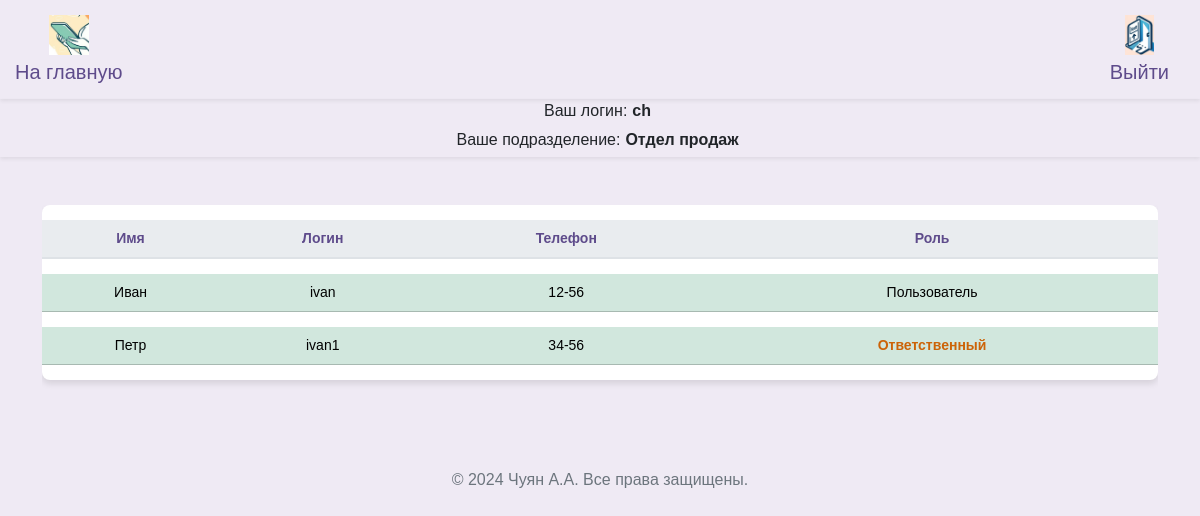
The app's page /workers_guest (signed in) with its own data.
### src/database/models.py (models this page shows, shortened)
class Worker(Base):
    __tablename__ = "worker"
    id = Column(Integer, primary_key=True)
    role = Column(Enum(Role), default=Role.guest)
    fio = Column(String)
    name = Column(String, unique=True)
    password = Column(String)
    department = Column(String)
    position = Column(String)
    description = Column(String, default=None)
    conn_worker_arm = relationship(
        "Arm", back_populates="conn_arm_worker"
    )

### src/frontend/router.py (the view)
@router.get("/workers")
async def get_workers(
    request: Request,
    worker: Worker = Depends(get_worker_or_redirect),
    session: AsyncSession = Depends(get_session),
):
    data = await CRUDWorker.get_all_worker_sorted(session)
    return templates.TemplateResponse(
        "workers/index.html",
        {"request": request, "worker": worker, "data": data},
    )

### src/frontend/template/guest/workers.html (shortened to what this page needs)
{% extends "base/base.html" %}
{% block content %}
<head>
</head>
<div class="row ">
  <div class="col-12">
    <div class="table-responsive">
      <table class="table table-hover table-shadow table-rounded ">
        <thead>
          <tr>
            <th scope="col" >Имя</th>
            <th scope="col" >Логин</th>
            <th scope="col" >Телефон</th>
            <th scope="col" >Роль</th>
          </tr>
        </thead>
        <tbody class="text-center">
          {% for worker_tuple in data %}
            {% set workers = worker_tuple %}
              {% if workers.department == worker.department and workers.role.name != "admin"%}
                <tr class="table-success " >
                  <td>{{ workers.fio }}</td>
                  <td>{{ workers.name }}</td>
                  <td>{{ workers.description }}</td>
                  <td>{% if workers.role.name == 'user' %}<span class="orange-bold-text">Ответственный</span>{% elif workers.role.name == 'admin' %}<span class="red-bold-text">Администратор</span> {% else %}Пользователь{% endif %}</td>
                </tr>
              {% endif %}
          {% endfor %}
        </tbody>
      </table>
    </div>
  </div>
</div>
{% endblock %}

### src/frontend/template/base/info.html (shortened to what this page needs)
<nav class="info navbar-expand-lg navbar-light shadow-sm">
  <div class="user-info">
    <div class="d-flex align-items-center">
      <span class="label">Ваш логин:</span>
      <span class="value">{{ worker.name }}</span>
    </div>
    <div class="d-flex align-items-center">
      <span class="label">Ваше подразделение:</span>
      <span class="value">{{ worker.department }}</span>
    </div>
  </div>
</nav>

### src/frontend/assets/css/base.css (style rules this page uses)
body { margin: 0; font-family: 'Nunito Sans', Arial, sans-serif; background-color: #efeaf4; }
.table { background-color: #ffffff; color: #5e4b8b; border-collapse: separate; border-spacing: 0 15px; }
.table th, .table td { border-top: none !important; vertical-align: middle; }
.table thead th { background-color: #e9ecef; color: #5e4b8b; border-bottom: 2px solid #dee2e6; }
.table td { padding: .5rem; }
.table-rounded { border-radius: .5rem; overflow: hidden; }
.table-shadow { box-shadow: 0 4px 6px rgba(0, 0, 0, 0.1); }

### src/frontend/template/base/nav.html (style rules this page uses)
.user-info { text-align: center; display: flex; flex-direction: column; align-items: center; }

### src/frontend/template/base/info.html (style rules this page uses)
body, html { margin: 0; padding: 0; width: 100%; height: 100%; }
.user-info { text-align: center; display: flex; flex-direction: column; align-items: center; }
.user-info .label, .user-info .value { display: inline-block; width: auto; margin-right: 5px; max-width: 250px; margin-bottom: 5px; }
.user-info .value { font-weight: bold; }

### src/frontend/template/guest/workers.html (style rules this page uses)
table { font-family: Arial, sans-serif; }
td { font-size: 14px; }
th { text-align: center; font-size: 14px; }
.orange-bold-text { color: rgb(204, 99, 7); font-weight: bold; }

### records on screen
Worker: name "ch", department "Отдел продаж"
Worker: fio "Иван", name "ivan", description "12-56", role "Пользователь"
Worker: fio "Петр", name "ivan1", description "34-56", role "Ответственный"
